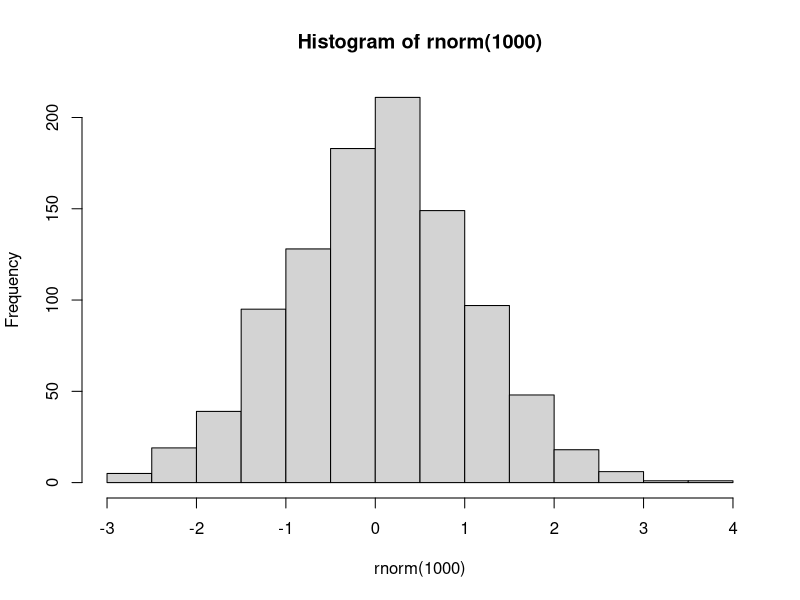
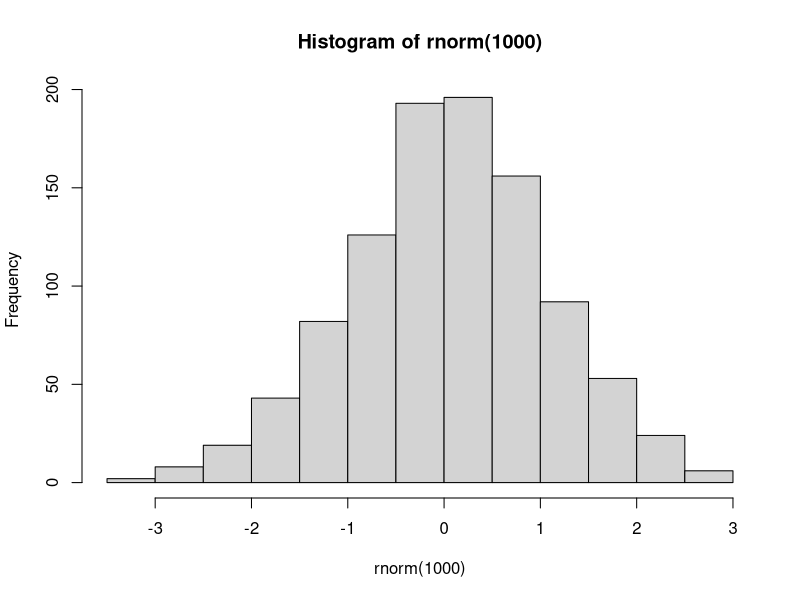
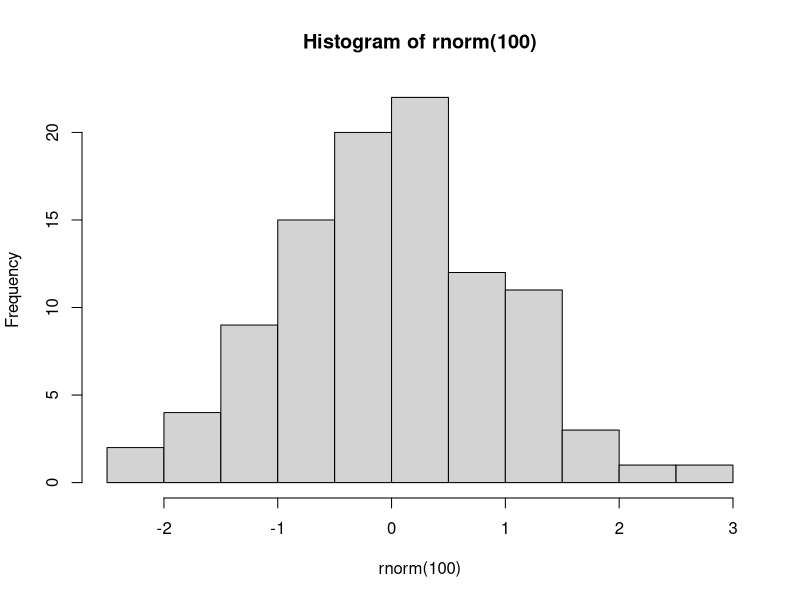

Generate these figures, in order, with R:
## ----include=FALSE--------------------------------------------------------------
suppressPackageStartupMessages(require(knitr))


## ----eval=F,echo=TRUE-----------------------------------------------------------
## library(rmarkdown)
## render("scripts/script.r")


## ----eval=F,echo=TRUE-----------------------------------------------------------
## render("scripts/script.r", output_format="html_document")


## ----eval=F,echo=TRUE,tidy=FALSE------------------------------------------------
## render("scripts/script.r", output_format="html_document",
##        output_file="myRenderedDoc.html",output_dir="scripts")


## ----eval=F---------------------------------------------------------------------
## # Generate some random numbers
## myRandNumbers <- rnorm(100,10,2)


## ----eval=F---------------------------------------------------------------------
## #' this would be placed as code
## # Generate some random numbers
## myRandNumbers <- rnorm(100,10,2)


## ----eval=F---------------------------------------------------------------------
## 
## #'
## #' title: "CWB making notes example"
## #' author: "Tom Carroll"
## #' date: "Day 3 of CWB"
## #'
## #' this would be placed as text in html
## # Generate some random numbers (This is a comment with code)
## myRandNumbers <- rnorm(100,10,2)


## ----eval=F---------------------------------------------------------------------
## 
## #' Some comments for text.
## #+ fig.width=3, fig.height=3
## myRandNumbers <- rnorm(100, 10, 2)
## hist(myRandNumbers)


## ----results='asis',eval=F------------------------------------------------------
## Italics = _Italics_ or *Italics*
## Bold  =  __Bold__ or **Bold**


## ----fig.width=5,fig.height=2---------------------------------------------------
hist(rnorm(1000))


## ----eval=F---------------------------------------------------------------------
## hist(rnorm(1000))


## ----fig.width=5,fig.height=2,echo=FALSE----------------------------------------
hist(rnorm(1000))


## ----tidy=T,fig.width=5,fig.height=2--------------------------------------------
        hist( 
rnorm(100  )
)


## ----collapse=T-----------------------------------------------------------------
temp <- rnorm(10)
temp
